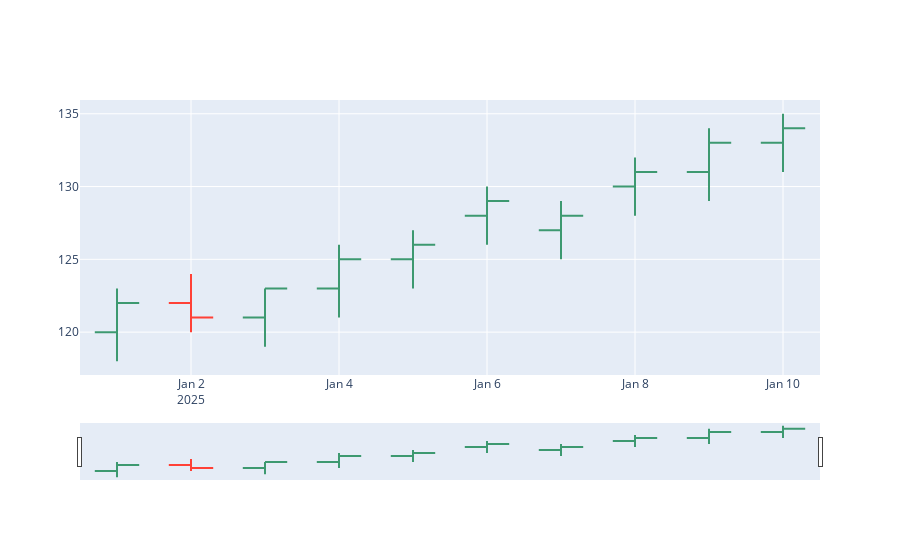

Source (notebook cell):
### Markdown cell above
#### 2. OHLC Chart
Open-High-Low-Close (OHLC) is a chart for traders. Your eyes may not stick on it immediately, but traders know it very well it’s all about price fluctuation.

Now, plotting this on any fancy tool won’t be that easy. But here’s the beauty Plotly can draw it for you in just about 10 lines of code. Believe me, half of those lines are just for storing data with Pandas. The real work by Plotly takes hardly 2–3 lines.

The best part? It comes with free customization and automation. You’ll regret not trying it earlier once you see how simple it is with Plotly.

This is a great chart for analyzing trends. I often see it used in trading work to show the ups and downs of price movement. So why not use it for our Syntra clothing brand? Here’s how we applied it.

Now you can clearly analyze daily price fluctuations:

The vertical line isn’t just for decoration it shows the day’s high and low price.
The small tick on the left of the bar tells you where the price started during that period.
The small tick on the right shows where the price ended.
The top of the vertical line marks the highest value reached.
The bottom of the vertical line shows the minimum value touched.
Based on this, traders can make the right decisions.
Of course, the real magic comes alive with Plotly’s interactive charts. This static image might not leave much of an impression, but when you run it live you’ll instantly see the difference.

### Code cell
import plotly.graph_objects as go
import pandas as pd

dates = pd.date_range("2025-01-01", periods=10)
open  = [120,122,121,123,125,128,127,130,131,133]
high  = [123,124,123,126,127,130,129,132,134,135]
low   = [118,120,119,121,123,126,125,128,129,131]
close = [122,121,123,125,126,129,128,131,133,134]

fig = go.Figure(data=[go.Ohlc(x=dates, open=open, high=high, low=low, close=close)])
fig.show()

### Figure 1 — Plotly figure (JSON) as saved in the notebook; plotly's stock layout.template omitted (floating-point values rounded to 4 significant figures)
{"data": [{"close": [122, 121, 123, 125, 126, 129, 128, 131, 133, 134], "high": [123, 124, 123, 126, 127, 130, 129, 132, 134, 135], "low": [118, 120, 119, 121, 123, 126, 125, 128, 129, 131], "open": [120, 122, 121, 123, 125, 128, 127, 130, 131, 133], "type": "ohlc", "x": ["2025-01-01T00:00:00.000000000", "2025-01-02T00:00:00.000000000", "2025-01-03T00:00:00.000000000", "2025-01-04T00:00:00.000000000", "2025-01-05T00:00:00.000000000", "2025-01-06T00:00:00.000000000", "2025-01-07T00:00:00.000000000", "2025-01-08T00:00:00.000000000", "2025-01-09T00:00:00.000000000", "2025-01-10T00:00:00.000000000"]}], "layout": {}}
